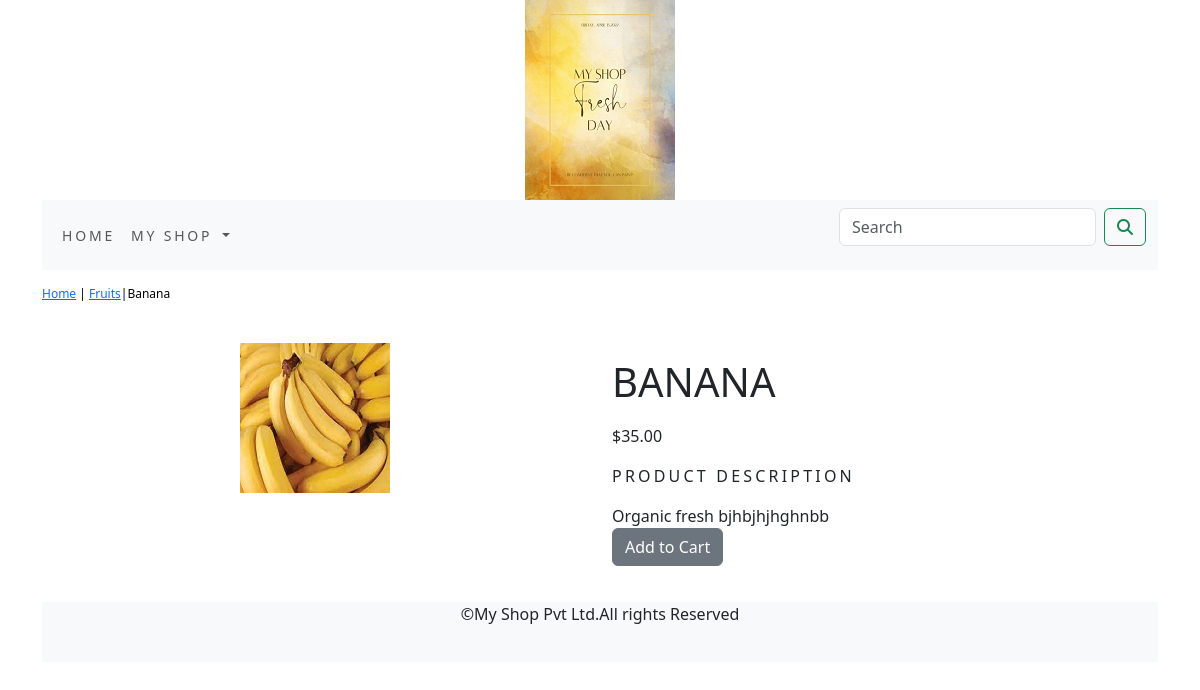
Page /cart/fruits/banana/ on the committed database.
### cart/models.py (models this page shows, shortened)
class Product(models.Model):
    name=models.CharField(max_length=250,unique=True)
    slug=models.SlugField(max_length=250,unique=True)
    description=models.TextField(blank=True)
    price=models.DecimalField(max_digits=10,decimal_places=2)
    category=models.ForeignKey(Category,on_delete=models.CASCADE)
    image=models.ImageField(upload_to='product',blank=True)
    stock=models.IntegerField()
    available=models.BooleanField(default=True)
    created=models.DateTimeField(auto_now_add=True)
    updated=models.DateField(auto_now=True)
    class Meta:
        ordering=('name',)
        verbose_name='product'
        verbose_name_plural='products'

class Category(models.Model):
    name=models.CharField(max_length=250,unique=True)
    slug=models.SlugField(max_length=250,unique=True)
    description=models.TextField(blank=True)
    image=models.ImageField(upload_to='category',blank=True)
    class Meta:
        ordering=('name',)
        verbose_name='category'
        verbose_name_plural='categories'
    def get_url(self):
        return reverse('cart:products_by_category', args=[self.slug])
    def __str__(self):
        return '{}'.format(self.name)

### cart/views.py (the view)
# urls.py: path('<slug:c_slug>/<slug:product_slug>/', views.proDetail, name='prodCatdetail')
def proDetail(request,c_slug,product_slug):
    try:
        product=Product.objects.get(category__slug=c_slug,slug=product_slug)
    except Exception as e:
        raise e
    return render(request,'product.html',{'product':product})

### addcart/context_processors.py (called while the page is built)
def counter(request):
    item_count=0
    if 'admin' in request.path:
        return{}
    else:
        try:
            cart=Cart.objects.filter(cart_id=_cart_id(request))
            car_items=CartItem.objects.all().filter(cart=cart[:1])
            for cart_item in car_items:
                item_count +=cart_item.quantity
        except Cart.DoesNotExit:
            item_count =0
    return dict(item_count=item_count)

### addcart/views.py (called while the page is built)
def _cart_id(request):
    cart=request.session.session_key
    if not cart:
        cart=request.session.create()
    return cart

### cart/context_processors.py (called while the page is built)
def menu_links(request):
    links=Category.objects.all()
    return dict(links=links)

### template/product.html (shortened to what this page needs)
{% extends 'base.html' %}
{% load static %}
{% block content %}
<div class="row my_prod_row_class">
  <div class="mx_auto">
    <p><a href="{% url 'cart:allProdCat' %}">Home</a> | <a href="{{ product.category.get_url }}">{{product.category}}</a>|{{product.name}}</p>
  </div>
<div class="container">
<br>
<div class="row">
  <div class="col-12 col-sm-12 col-md-12 col-lg-6 text-center">
    <div style="min-width:18em">
      <img src="{{product.image.url}}" alt="{{product.name}}">
    </div>
  </div>
  <div class="col-12 col-sm-12 col-md-12 col-lg-6">
    <div>
    <h1 class="my_prod_title">{{product.name}}</h1>
    <p>${{product.price}}</p>
    <p class="my_title">Product Description</p>
    <p class="text-justify my-rod-text">{{product.description}}</pclass>
     <br>
    {% if product.stock <= 0 %}
    <p class="text-justify my_prod_text"><b>Out of Stock </b></p>
    {% else %}
    <a class="btn btn-secondary" href="{% url 'addcart:add_cart' product.id %}">Add to Cart </a>
    {% endif %}
    </div>
  </div>
</div>
</div>
{% endblock %}

### static/css/custom.css (style rules this page uses)
body { font-family: 'Roboto', sans-serif; }
.my_title { font-size:16px; text-transform:uppercase; letter-spacing:.20em; }
.my_prod_row_class { padding-top:15px; padding-bottom:20px; }
.my_prod_row_class .mx_auto { color:#000; font-size:12px; text-decoration:none; }
.my_prod_title { font_size:16px; text-transform:uppercase; letter-spacing=.2em; padding-top:15px; padding-bottom:10px; }

### rows in the picture
Product: category "Fruits", name "Banana", image (picture), name "BANANA", price "35.00", description "Organic fresh bjhbjhjhghnbb"
